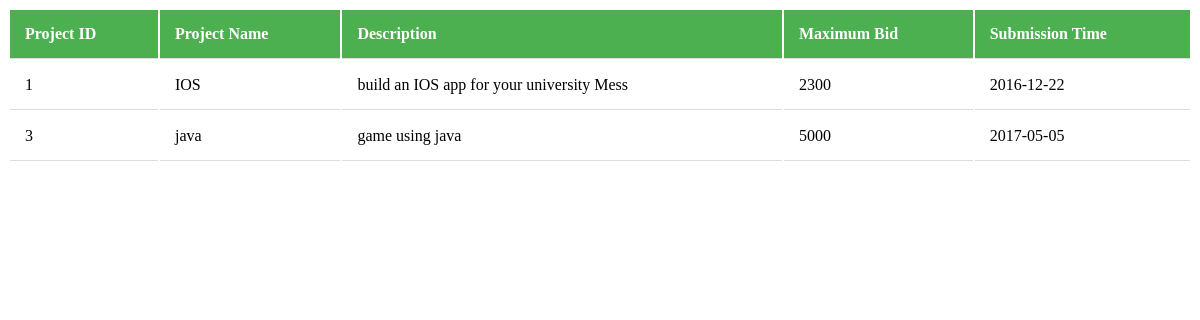
/employerlogin/givenprojects.php (signed in), run on the app's committed database.
### tables this page shows
CREATE TABLE `projects` (
  `project_id` int(11) NOT NULL,
  `project_name` varchar(100) NOT NULL,
  `project_description` varchar(8000) NOT NULL,
  `max_bid` int(11) NOT NULL,
  `timesubmit` date NOT NULL,
  `employer_name` varchar(50) NOT NULL,
  `employer_email` varchar(60) NOT NULL,
  `min_bid` int(11) NOT NULL,
  `min_date` date NOT NULL,
  `employee_assigned` varchar(40) NOT NULL
);

### employerlogin/givenprojects.php (the view, shortened to what this page needs)
<html>
<body bgcolor="white" alink="white" vlink="white" link="white">
<div style="overflow-x:auto;">
<?php
$user='root';
$pass='';
$db='project';
$db=new mysqli('localhost',$user,$pass,$db) or die ("unable to connect");
$abcd=$_SESSION['email_id'];
$query = "SELECT * FROM projects where employer_email='$abcd'";
$result = mysqli_query($db,$query);
echo "<table border=0 style='width:100%'><tr><th>Project ID</th><th>Project Name</th><th>Description</th><th>Maximum Bid</th><th>Submission Time</th></tr>";
while($row = mysqli_fetch_array($result))
{
echo "<tr><td>" . $row['project_id'] . "</td><td>" . $row['project_name'] . "</td><td>" . $row['project_description'] . "</td><td>" . $row['max_bid'] . "</td><td>" . $row['timesubmit'] . "</td></tr>";
}
echo "</table>";
?>
</div>
</body>
</html>

### employerlogin/givenprojects.php (style rules this page uses)
th, td { padding: 15px; text-align: left; border-bottom: 1px solid #ddd; }
th { background-color: #4CAF50; color: white; }

### data on the page
projects: project_id "1", project_name "IOS", project_description "build an IOS app for your university Mess", max_bid "2300", timesubmit "2016-12-22"
projects: project_id "3", project_name "java", project_description "game using java", max_bid "5000", timesubmit "2017-05-05"
